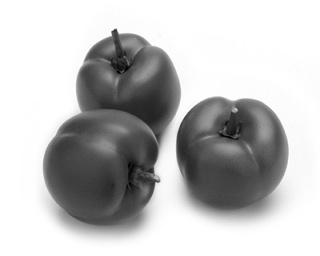
#> input picture Fruit Detection Machine Learning/data/resized/acerolas/1.jpg, 320 x 256 px, found by its file name; its folder holds 3 pictures in this run
$ python assignment3.py
#> lines starting #> are read from the running program, lines starting #| are printed output that depends on the picture
#import packages
import os
import cv2
import numpy as np
import pandas as pd
from sklearn import metrics
from numpy.linalg import inv
import matplotlib.pyplot as plt
from mpl_toolkits import mplot3d
from sklearn.metrics import confusion_matrix
from sklearn.ensemble import RandomForestClassifier


#################################Assignment 1#################################


#this function displays the images
def displayImages(address):

    #loop through images
#> called with address = '../data/original/acerolas'
    for filename in os.listdir(address):

        #obtain address
        imageAddress = os.path.join(address, filename)

        #obtain image
        image = cv2.imread(imageAddress)
#> image is the input picture: shape (256, 320, 3); min 0, max 255, mean 191.6

        #print the filename
        print(filename)

        #display the color channels
        plt.imshow(image[:,:,0])
        plt.imshow(image[:,:,1])
        plt.imshow(image[:,:,2])
        plt.show()
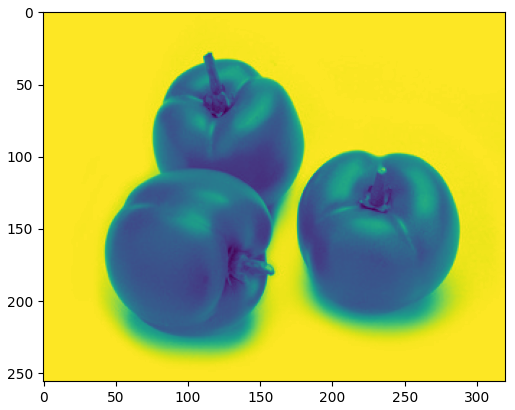
#> figure drawn by matplotlib, 1 panel

        #convert to grayscale.
        imageGray = cv2.cvtColor(image, cv2.COLOR_BGR2GRAY)

        #plot grey image
        plt.imshow(imageGray, cmap = plt.get_cmap('gray'))
        plt.show()

        #obtain size of grey image and display
        height, width = imageGray.shape
#> height = 256; width = 320
        print("Image Height:", height)
#| Image Height: 256
        print("Image Width:", width, "\n")
#| Image Width: 320

        #make new address
        splitAddress = address.split('/')
        fruit = splitAddress[3]
        newLocation = "../data/gray/" + fruit
        newAddress = os.path.join(newLocation, filename)

        #save image in file
        cv2.imwrite(newAddress, imageGray)
#> pass 2 of the loop in displayImages, `for filename in os.listdir(address):`:
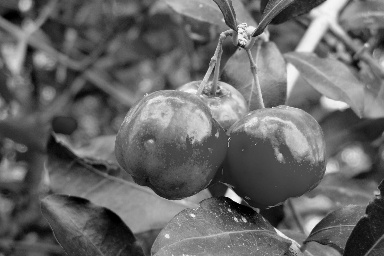
#> input picture Fruit Detection Machine Learning/data/resized/acerolas/10.jpg, 384 x 256 px, found by its file name
#> in displayImages, image is the input picture: shape (256, 384, 3); min 0, max 250, mean 103.7
#> in displayImages, `plt.show()`:
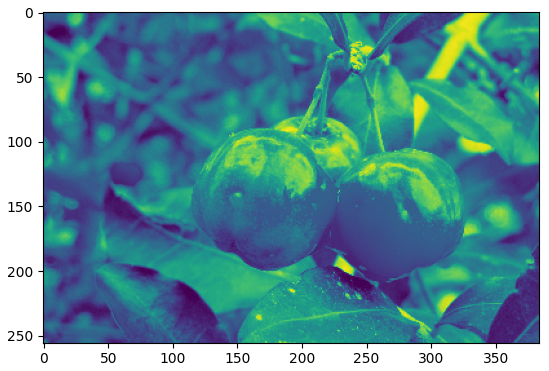
#> figure drawn by matplotlib, 1 panel
#> imageGray: shape (256, 384)
#| Image Height: 256
#| Image Width: 384
#> pass 3 of the loop in displayImages, `for filename in os.listdir(address):`:
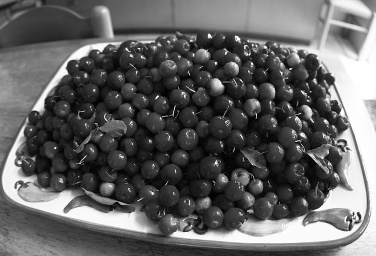
#> input picture Fruit Detection Machine Learning/data/resized/acerolas/12.jpg, 376 x 256 px, found by its file name
#> in displayImages, image is the input picture: shape (256, 376, 3); min 0, max 255, mean 97.5
#> in displayImages, `plt.show()`:
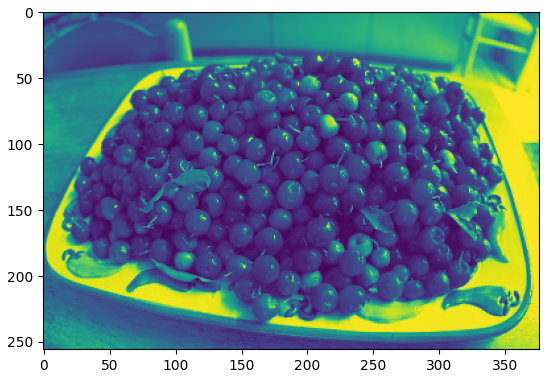
#> figure drawn by matplotlib, 1 panel
#> imageGray: shape (256, 376)
#| Image Height: 256
#| Image Width: 376

#this function resizes the images
# [644 lines left out: functions resizeImages, generateVectors, displayStatistics, createFeatureSpace, displaySubspaces, dataSplit and 3 more, not called in this run]

#assignment 1 task 3
displayImages("../data/original/acerolas")
displayImages("../data/original/olives")
#> call 2 of displayImages, with address = '../data/original/olives'
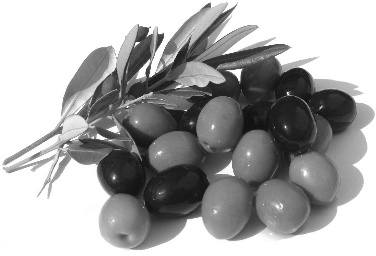
#> input picture Fruit Detection Machine Learning/data/resized/olives/0.jpg, 376 x 256 px, found by its file name
#> in displayImages, image is the input picture: shape (256, 376, 3); min 4, max 255, mean 169.3
#> in displayImages (call 2), `plt.show()`:
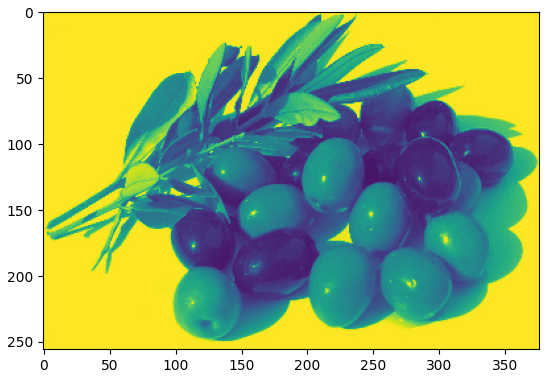
#> figure drawn by matplotlib, 1 panel
#| Image Height: 256
#| Image Width: 376
displayImages("../data/original/passionfruit")
#> (the run stopped early here; a loop or call above may not have finished)
